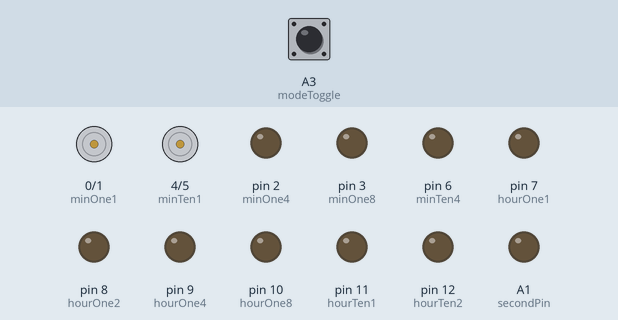
Bench run of a sketch on a simulated Arduino Uno, built with avr-gcc and run on an emulated ATmega328P. On the bench: motor-driver pin pairs drawn as motors (green arrow = first pin HIGH = forward, orange = second pin HIGH = backward, longer = more drive), output pins drawn as LEDs (lit = HIGH). The test bench sets the inputs (shaded band); at power-on: A3 (modeToggle) LOW.

Above: at 1.9 s.
At 3.45 s:
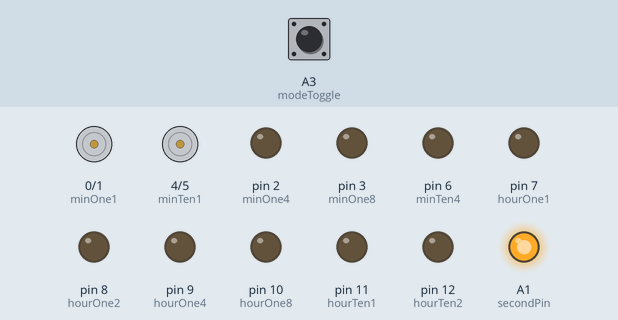
Timing chart, 0 to 4.4 s (numbered marks = the images above):
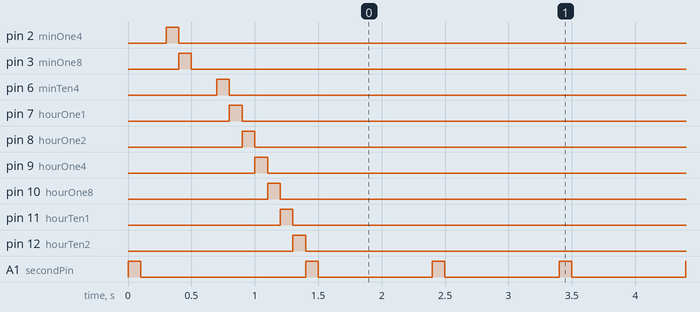

Measured:
- by itself, A1 (secondPin): repeats every 1.0 s: HIGH 0.10 s, LOW 0.90 s

The sketch:

ArduinoBinaryClock.ino
```cpp
////////////////////////////////////////////////////////////////////////////////
//
// Basic Binary Block controlled by an Arduino
//
// Coded by Michael Joyce, December 2011
//
// Take this code and do whatever you please with it.
//
////////////////////////////////////////////////////////////////////////////////

// Pin Declarations
////////////////////////////////////////////////////////////////////////////////
// Pins for all the lights
int minOne1 = 0, minOne2 = 1, minOne4 = 2, minOne8 = 3;
int minTen1 = 4, minTen2 = 5, minTen4 = 6;
int hourOne1 = 7, hourOne2 = 8, hourOne4 = 9, hourOne8 = 10;
int hourTen1 = 11, hourTen2 = 12;
int secondPin = A1;

// Pins for the minute and hour inputs and mode toggle button
int minButton = A5;
int hourButton = A0;
int modeToggle = A3;

// Globals
////////////////////////////////////////////////////////////////////////////////
short seconds = 0, minutes = 0, hours = 0;
unsigned long frameTime = 0;
short minRead1 = 0, minRead2 = 0, minRead = 0;
short hourRead1 = 0, hourRead2 = 0, hourRead = 0;

void setup()
{
    pinMode(minOne1, OUTPUT);
    pinMode(minOne2, OUTPUT);
    pinMode(minOne4, OUTPUT);
    pinMode(minOne8, OUTPUT);
    pinMode(minTen1, OUTPUT);
    pinMode(minTen2, OUTPUT);
    pinMode(minTen4, OUTPUT);
    pinMode(hourOne1, OUTPUT);
    pinMode(hourOne2, OUTPUT);
    pinMode(hourOne4, OUTPUT);
    pinMode(hourOne8, OUTPUT);
    pinMode(hourTen1, OUTPUT);
    pinMode(hourTen2, OUTPUT);
    pinMode(secondPin, OUTPUT);
    pinMode(minButton, INPUT);
    pinMode(hourButton, INPUT);
    pinMode(modeToggle, INPUT);

    initialize();
}

void loop()
{
    // Allow the user to adjust the time on the clock if it is in "set" mode
    if (digitalRead(modeToggle) == HIGH)
    {
        minRead1 = digitalRead(minButton);
        hourRead1 = digitalRead(hourButton);
        delay(10);
        minRead2 = digitalRead(minButton);
        hourRead2 = digitalRead(hourButton);

        minRead = minRead1 && minRead2;
        hourRead = hourRead1 && hourRead2;

        if (minRead == HIGH)
            minutes++;

        if (hourRead == HIGH)
            hours++;

        if (minutes >= 60)
        {
            hours++;
            minutes = 0;
        }

        if (hours >= 24)
        {
            hours = 0;
        }

        resetLights();
        updateLights();
        delay(100);
        return;
    }

    frameTime = millis();

    seconds++;

    if (seconds >= 60)
    {
        minutes++;
        seconds = 0;
    }

    if (minutes >= 60)
    {
        hours++;
        minutes = 0;
    }

    if (hours >= 24)
    {
        hours = 0;
    }

    resetLights();
    updateLights();

    digitalWrite(secondPin, HIGH);
    delay(100);
    digitalWrite(secondPin, LOW);

    delay(1000 - (millis() - frameTime));
}

// initialize()
//
// Iterate through all the lights in order as a check for proper setup
////////////////////////////////////////////////////////////////////////////////
void initialize()
{
    digitalWrite(secondPin, HIGH);
    delay(100);
    digitalWrite(secondPin, LOW);
    digitalWrite(minOne1, HIGH);
    delay(100);
    digitalWrite(minOne1, LOW);
    digitalWrite(minOne2, HIGH);
    delay(100);
    digitalWrite(minOne2, LOW);
    digitalWrite(minOne4, HIGH);
    delay(100);
    digitalWrite(minOne4, LOW);
    digitalWrite(minOne8, HIGH);
    delay(100);
    digitalWrite(minOne8, LOW);
    digitalWrite(minTen1, HIGH);
    delay(100);
    digitalWrite(minTen1, LOW);
    digitalWrite(minTen2, HIGH);
    delay(100);
    digitalWrite(minTen2, LOW);
    digitalWrite(minTen4, HIGH);
    delay(100);
    digitalWrite(minTen4, LOW);
    digitalWrite(hourOne1, HIGH);
    delay(100);
    digitalWrite(hourOne1, LOW);
    digitalWrite(hourOne2, HIGH);
    delay(100);
    digitalWrite(hourOne2, LOW);
    digitalWrite(hourOne4, HIGH);
    delay(100);
    digitalWrite(hourOne4, LOW);
    digitalWrite(hourOne8, HIGH);
    delay(100);
    digitalWrite(hourOne8, LOW);
    digitalWrite(hourTen1, HIGH);
    delay(100);
    digitalWrite(hourTen1, LOW);
    digitalWrite(hourTen2, HIGH);
    delay(100);
    digitalWrite(hourTen2, LOW);
}

//*** NOTE *** This could be improved by taking into consideration whether the
// minutes and hours need adjusting this second.
// resetLights()
//
// Sets all the light pins to low in preparation for setting the adjusted time.
////////////////////////////////////////////////////////////////////////////////
void resetLights()
{
    digitalWrite(minOne1, LOW);
    digitalWrite(minOne2, LOW);
    digitalWrite(minOne4, LOW);
    digitalWrite(minOne8, LOW);

    digitalWrite(minTen1, LOW);
    digitalWrite(minTen2, LOW);
    digitalWrite(minTen4, LOW);

    digitalWrite(hourOne1, LOW);
    digitalWrite(hourOne2, LOW);
    digitalWrite(hourOne4, LOW);
    digitalWrite(hourOne8, LOW);

    digitalWrite(hourTen1, LOW);
    digitalWrite(hourTen2, LOW);
}

void updateLights()
{
    short minOnes = minutes % 10;
    short minTens = minutes / 10;

    short hourOnes = hours % 10;
    short hourTens = hours / 10;

    //*** NOTE *** This could be improved by only setting the lights if they need to be changed
    // This is done naively for simplicities sake
    // Setting one's column of minutes
    if (minOnes == 1 || minOnes == 3 || minOnes == 5 || minOnes == 7 || minOnes == 9)
        digitalWrite(minOne1, HIGH);
    if (minOnes == 2 || minOnes == 3 || minOnes == 6 || minOnes == 7)
        digitalWrite(minOne2, HIGH);
    if (minOnes == 4 || minOnes == 5 || minOnes == 6 || minOnes == 7)
        digitalWrite(minOne4, HIGH);
    if (minOnes == 8 || minOnes == 9)
        digitalWrite(minOne8, HIGH);

    // Setting the ten's column of minutes
    if (minTens == 1 || minTens == 3 || minTens == 5)
        digitalWrite(minTen1, HIGH);
    if (minTens == 2 || minTens == 3)
        digitalWrite(minTen2, HIGH);
    if (minTens == 4 || minTens == 5)
        digitalWrite(minTen4, HIGH);

    // Setting the ones column of hours
    if (hourOnes == 1 || hourOnes == 3 || hourOnes == 5 || hourOnes == 7 || hourOnes == 9)
        digitalWrite(hourOne1, HIGH);
    if (hourOnes == 2 || hourOnes == 3 || hourOnes == 6 || hourOnes == 7)
        digitalWrite(hourOne2, HIGH);
    if (hourOnes == 4 || hourOnes == 5 || hourOnes == 6 || hourOnes == 7)
        digitalWrite(hourOne4, HIGH);
    if (hourOnes == 8 || hourOnes == 9)
        digitalWrite(hourOne8, HIGH);

    // Setting the ten's column of hours
    if (hourTens == 1)
        digitalWrite(hourTen1, HIGH);
    if (hourTens == 2)
        digitalWrite(hourTen2, HIGH);
}
```
